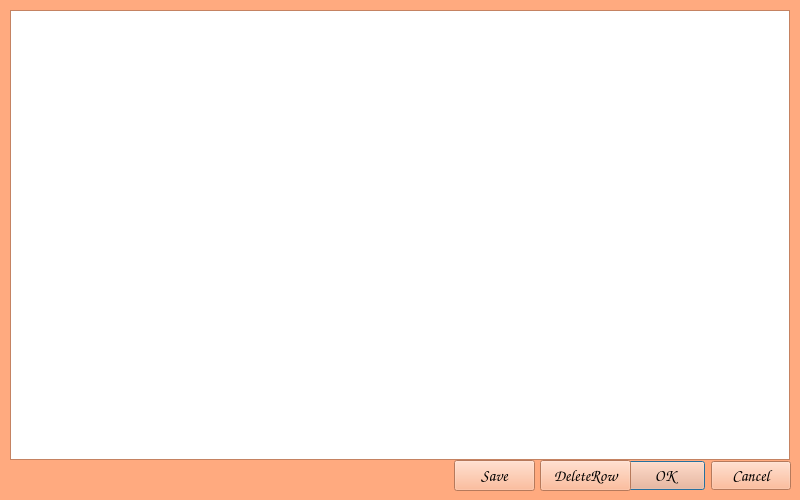
<?xml version="1.0" encoding="UTF-8"?>
<ui version="4.0">
 <class>LookMovie</class>
 <widget class="QDialog" name="LookMovie">
  <property name="geometry">
   <rect>
    <x>0</x>
    <y>0</y>
    <width>800</width>
    <height>500</height>
   </rect>
  </property>
  <property name="palette">
   <palette>
    <active>
     <colorrole role="WindowText">
      <brush brushstyle="SolidPattern">
       <color alpha="255">
        <red>0</red>
        <green>0</green>
        <blue>0</blue>
       </color>
      </brush>
     </colorrole>
     <colorrole role="Button">
      <brush brushstyle="SolidPattern">
       <color alpha="255">
        <red>255</red>
        <green>170</green>
        <blue>127</blue>
       </color>
      </brush>
     </colorrole>
     <colorrole role="Light">
      <brush brushstyle="SolidPattern">
       <color alpha="255">
        <red>255</red>
        <green>255</green>
        <blue>254</blue>
       </color>
      </brush>
     </colorrole>
     <colorrole role="Midlight">
      <brush brushstyle="SolidPattern">
       <color alpha="255">
        <red>255</red>
        <green>212</green>
        <blue>190</blue>
       </color>
      </brush>
     </colorrole>
     <colorrole role="Dark">
      <brush brushstyle="SolidPattern">
       <color alpha="255">
        <red>127</red>
        <green>85</green>
        <blue>63</blue>
       </color>
      </brush>
     </colorrole>
     <colorrole role="Mid">
      <brush brushstyle="SolidPattern">
       <color alpha="255">
        <red>170</red>
        <green>113</green>
        <blue>85</blue>
       </color>
      </brush>
     </colorrole>
     <colorrole role="Text">
      <brush brushstyle="SolidPattern">
       <color alpha="255">
        <red>0</red>
        <green>0</green>
        <blue>0</blue>
       </color>
      </brush>
     </colorrole>
     <colorrole role="BrightText">
      <brush brushstyle="SolidPattern">
       <color alpha="255">
        <red>255</red>
        <green>255</green>
        <blue>255</blue>
       </color>
      </brush>
     </colorrole>
     <colorrole role="ButtonText">
      <brush brushstyle="SolidPattern">
       <color alpha="255">
        <red>0</red>
        <green>0</green>
        <blue>0</blue>
       </color>
      </brush>
     </colorrole>
     <colorrole role="Base">
      <brush brushstyle="SolidPattern">
       <color alpha="255">
        <red>255</red>
        <green>255</green>
        <blue>255</blue>
       </color>
      </brush>
     </colorrole>
     <colorrole role="Window">
      <brush brushstyle="SolidPattern">
       <color alpha="255">
        <red>255</red>
        <green>170</green>
        <blue>127</blue>
       </color>
      </brush>
     </colorrole>
     <colorrole role="Shadow">
      <brush brushstyle="SolidPattern">
       <color alpha="255">
        <red>0</red>
        <green>0</green>
        <blue>0</blue>
       </color>
      </brush>
     </colorrole>
     <colorrole role="AlternateBase">
      <brush brushstyle="SolidPattern">
       <color alpha="255">
        <red>255</red>
        <green>212</green>
        <blue>191</blue>
       </color>
      </brush>
     </colorrole>
     <colorrole role="ToolTipBase">
      <brush brushstyle="SolidPattern">
       <color alpha="255">
        <red>255</red>
        <green>255</green>
        <blue>220</blue>
       </color>
      </brush>
     </colorrole>
     <colorrole role="ToolTipText">
      <brush brushstyle="SolidPattern">
       <color alpha="255">
        <red>0</red>
        <green>0</green>
        <blue>0</blue>
       </color>
      </brush>
     </colorrole>
     <colorrole role="PlaceholderText">
      <brush brushstyle="SolidPattern">
       <color alpha="127">
        <red>0</red>
        <green>0</green>
        <blue>0</blue>
       </color>
      </brush>
     </colorrole>
     <colorrole role="Accent">
      <brush brushstyle="SolidPattern">
       <color alpha="255">
        <red>255</red>
        <green>255</green>
        <blue>255</blue>
       </color>
      </brush>
     </colorrole>
    </active>
    <inactive>
     <colorrole role="WindowText">
      <brush brushstyle="SolidPattern">
       <color alpha="255">
        <red>0</red>
        <green>0</green>
        <blue>0</blue>
       </color>
      </brush>
     </colorrole>
     <colorrole role="Button">
      <brush brushstyle="SolidPattern">
       <color alpha="255">
        <red>255</red>
        <green>170</green>
        <blue>127</blue>
       </color>
      </brush>
     </colorrole>
     <colorrole role="Light">
      <brush brushstyle="SolidPattern">
       <color alpha="255">
        <red>255</red>
        <green>255</green>
        <blue>254</blue>
       </color>
      </brush>
     </colorrole>
     <colorrole role="Midlight">
      <brush brushstyle="SolidPattern">
       <color alpha="255">
        <red>255</red>
        <green>212</green>
        <blue>190</blue>
       </color>
      </brush>
     </colorrole>
     <colorrole role="Dark">
      <brush brushstyle="SolidPattern">
       <color alpha="255">
        <red>127</red>
        <green>85</green>
        <blue>63</blue>
       </color>
      </brush>
     </colorrole>
     <colorrole role="Mid">
      <brush brushstyle="SolidPattern">
       <color alpha="255">
        <red>170</red>
        <green>113</green>
        <blue>85</blue>
       </color>
      </brush>
     </colorrole>
     <colorrole role="Text">
      <brush brushstyle="SolidPattern">
       <color alpha="255">
        <red>0</red>
        <green>0</green>
        <blue>0</blue>
       </color>
      </brush>
     </colorrole>
     <colorrole role="BrightText">
      <brush brushstyle="SolidPattern">
       <color alpha="255">
        <red>255</red>
        <green>255</green>
        <blue>255</blue>
       </color>
      </brush>
     </colorrole>
     <colorrole role="ButtonText">
      <brush brushstyle="SolidPattern">
       <color alpha="255">
        <red>0</red>
        <green>0</green>
        <blue>0</blue>
       </color>
      </brush>
     </colorrole>
     <colorrole role="Base">
      <brush brushstyle="SolidPattern">
       <color alpha="255">
        <red>255</red>
        <green>255</green>
        <blue>255</blue>
       </color>
      </brush>
     </colorrole>
     <colorrole role="Window">
      <brush brushstyle="SolidPattern">
       <color alpha="255">
        <red>255</red>
        <green>170</green>
        <blue>127</blue>
       </color>
      </brush>
     </colorrole>
     <colorrole role="Shadow">
      <brush brushstyle="SolidPattern">
       <color alpha="255">
        <red>0</red>
        <green>0</green>
        <blue>0</blue>
       </color>
      </brush>
     </colorrole>
     <colorrole role="AlternateBase">
      <brush brushstyle="SolidPattern">
       <color alpha="255">
        <red>255</red>
        <green>212</green>
        <blue>191</blue>
       </color>
      </brush>
     </colorrole>
     <colorrole role="ToolTipBase">
      <brush brushstyle="SolidPattern">
       <color alpha="255">
        <red>255</red>
        <green>255</green>
        <blue>220</blue>
       </color>
      </brush>
     </colorrole>
     <colorrole role="ToolTipText">
      <brush brushstyle="SolidPattern">
       <color alpha="255">
        <red>0</red>
        <green>0</green>
        <blue>0</blue>
       </color>
      </brush>
     </colorrole>
     <colorrole role="PlaceholderText">
      <brush brushstyle="SolidPattern">
       <color alpha="127">
        <red>0</red>
        <green>0</green>
        <blue>0</blue>
       </color>
      </brush>
     </colorrole>
     <colorrole role="Accent">
      <brush brushstyle="SolidPattern">
       <color alpha="255">
        <red>255</red>
        <green>255</green>
        <blue>255</blue>
       </color>
      </brush>
     </colorrole>
    </inactive>
    <disabled>
     <colorrole role="WindowText">
      <brush brushstyle="SolidPattern">
       <color alpha="255">
        <red>127</red>
        <green>85</green>
        <blue>63</blue>
       </color>
      </brush>
     </colorrole>
     <colorrole role="Button">
      <brush brushstyle="SolidPattern">
       <color alpha="255">
        <red>255</red>
        <green>170</green>
        <blue>127</blue>
       </color>
      </brush>
     </colorrole>
     <colorrole role="Light">
      <brush brushstyle="SolidPattern">
       <color alpha="255">
        <red>255</red>
        <green>255</green>
        <blue>254</blue>
       </color>
      </brush>
     </colorrole>
     <colorrole role="Midlight">
      <brush brushstyle="SolidPattern">
       <color alpha="255">
        <red>255</red>
        <green>212</green>
        <blue>190</blue>
       </color>
      </brush>
     </colorrole>
     <colorrole role="Dark">
      <brush brushstyle="SolidPattern">
       <color alpha="255">
        <red>127</red>
        <green>85</green>
        <blue>63</blue>
       </color>
      </brush>
     </colorrole>
     <colorrole role="Mid">
      <brush brushstyle="SolidPattern">
       <color alpha="255">
        <red>170</red>
        <green>113</green>
        <blue>85</blue>
       </color>
      </brush>
     </colorrole>
     <colorrole role="Text">
      <brush brushstyle="SolidPattern">
       <color alpha="255">
        <red>127</red>
        <green>85</green>
        <blue>63</blue>
       </color>
      </brush>
     </colorrole>
     <colorrole role="BrightText">
      <brush brushstyle="SolidPattern">
       <color alpha="255">
        <red>255</red>
        <green>255</green>
        <blue>255</blue>
       </color>
      </brush>
     </colorrole>
     <colorrole role="ButtonText">
      <brush brushstyle="SolidPattern">
       <color alpha="255">
        <red>127</red>
        <green>85</green>
        <blue>63</blue>
       </color>
      </brush>
     </colorrole>
     <colorrole role="Base">
      <brush brushstyle="SolidPattern">
       <color alpha="255">
        <red>255</red>
        <green>170</green>
        <blue>127</blue>
       </color>
      </brush>
     </colorrole>
     <colorrole role="Window">
      <brush brushstyle="SolidPattern">
       <color alpha="255">
        <red>255</red>
        <green>170</green>
        <blue>127</blue>
       </color>
      </brush>
     </colorrole>
     <colorrole role="Shadow">
      <brush brushstyle="SolidPattern">
       <color alpha="255">
        <red>0</red>
        <green>0</green>
        <blue>0</blue>
       </color>
      </brush>
     </colorrole>
     <colorrole role="AlternateBase">
      <brush brushstyle="SolidPattern">
       <color alpha="255">
        <red>255</red>
        <green>170</green>
        <blue>127</blue>
       </color>
      </brush>
     </colorrole>
     <colorrole role="ToolTipBase">
      <brush brushstyle="SolidPattern">
       <color alpha="255">
        <red>255</red>
        <green>255</green>
        <blue>220</blue>
       </color>
      </brush>
     </colorrole>
     <colorrole role="ToolTipText">
      <brush brushstyle="SolidPattern">
       <color alpha="255">
        <red>0</red>
        <green>0</green>
        <blue>0</blue>
       </color>
      </brush>
     </colorrole>
     <colorrole role="PlaceholderText">
      <brush brushstyle="SolidPattern">
       <color alpha="127">
        <red>127</red>
        <green>85</green>
        <blue>63</blue>
       </color>
      </brush>
     </colorrole>
     <colorrole role="Accent">
      <brush brushstyle="SolidPattern">
       <color alpha="255">
        <red>255</red>
        <green>221</green>
        <blue>203</blue>
       </color>
      </brush>
     </colorrole>
    </disabled>
   </palette>
  </property>
  <property name="font">
   <font>
    <family>Comic Sans MS</family>
    <pointsize>12</pointsize>
   </font>
  </property>
  <property name="windowTitle">
   <string>Dialog</string>
  </property>
  <widget class="QDialogButtonBox" name="buttonBox">
   <property name="geometry">
    <rect>
     <x>450</x>
     <y>460</y>
     <width>341</width>
     <height>32</height>
    </rect>
   </property>
   <property name="orientation">
    <enum>Qt::Horizontal</enum>
   </property>
   <property name="standardButtons">
    <set>QDialogButtonBox::Cancel|QDialogButtonBox::Ok</set>
   </property>
  </widget>
  <widget class="QPushButton" name="pushButtonSave">
   <property name="geometry">
    <rect>
     <x>454</x>
     <y>460</y>
     <width>81</width>
     <height>31</height>
    </rect>
   </property>
   <property name="text">
    <string>Save</string>
   </property>
  </widget>
  <widget class="QTableView" name="tableView">
   <property name="geometry">
    <rect>
     <x>10</x>
     <y>10</y>
     <width>780</width>
     <height>450</height>
    </rect>
   </property>
   <property name="editTriggers">
    <set>QAbstractItemView::AllEditTriggers</set>
   </property>
   <property name="sortingEnabled">
    <bool>true</bool>
   </property>
  </widget>
  <widget class="QPushButton" name="pushButtonDelete">
   <property name="geometry">
    <rect>
     <x>540</x>
     <y>460</y>
     <width>91</width>
     <height>31</height>
    </rect>
   </property>
   <property name="text">
    <string>DeleteRow</string>
   </property>
  </widget>
 </widget>
 <resources/>
 <connections>
  <connection>
   <sender>buttonBox</sender>
   <signal>accepted()</signal>
   <receiver>LookMovie</receiver>
   <slot>accept()</slot>
   <hints>
    <hint type="sourcelabel">
     <x>248</x>
     <y>254</y>
    </hint>
    <hint type="destinationlabel">
     <x>157</x>
     <y>274</y>
    </hint>
   </hints>
  </connection>
  <connection>
   <sender>buttonBox</sender>
   <signal>rejected()</signal>
   <receiver>LookMovie</receiver>
   <slot>reject()</slot>
   <hints>
    <hint type="sourcelabel">
     <x>316</x>
     <y>260</y>
    </hint>
    <hint type="destinationlabel">
     <x>286</x>
     <y>274</y>
    </hint>
   </hints>
  </connection>
 </connections>
</ui>
